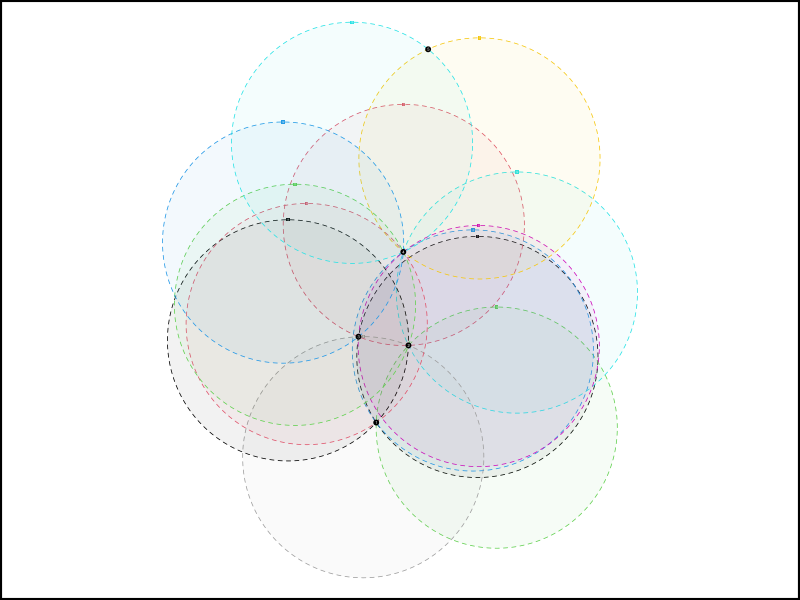

Here is the R script that generated this plot:
library(plotrix)

circle <- function(point, color){
  draw.circle(point['lng'], point['lat'], 
              epsilon/2, nv = 1000, border = point['ID'], 
              col = adjustcolor(point['ID'], alpha=0.05), lty = 2, lwd = 0.75)
#  label = bquote("C"[.(point['ID'])])
  label = point['ID']
  points(point['lng'], point['lat'] + epsilon/2, pch = 15, cex=0.45, col = label)
  text(point['lng'], point['lat'] + epsilon/2, label, cex=0.15, col = 'white')
}

openPlot <- function(filename){
  pdf(filename,width=3,height=3)
  par(mar=c(0,0,0,0))
  plot(1, asp=1, axes = F, , xlab = "", ylab = "", type='n',
       xlim = c(min(f0$lng) - epsilon/2,  max(f0$lng) + epsilon/2), 
       ylim = c(min(f0$lat) - epsilon/2,  max(f0$lat) + epsilon/2))
}

closePlot <- function(){
  points(points$lng, points$lat, pch = 21, cex = 0.65, col = 1, bg = 1 )
  text(points$lng, points$lat, points$ID, cex = 0.25, col = 'white')
  box(lwd=4)
  dev.off()
}

epsilon = 100

points = read.csv('p_4799.csv', header = F)
names(points) = c("ID","lng","lat")
points = points[points$lng > -326499.3,]
points$ID = 1:nrow(points)
f0 = read.csv('f0_4799.csv', header = F)
names(f0) = c("ID","lng","lat")
f0 = f0[f0$lng > -326499.3,]
f0$ID = 1:nrow(f0)

openPlot("zoom1.pdf")
apply(f0, 1, circle, 'red')
closePlot()
